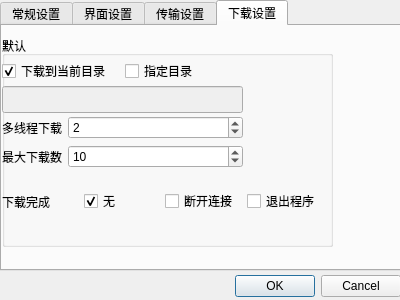
<?xml version="1.0" encoding="UTF-8"?>
<ui version="4.0">
 <class>setting</class>
 <widget class="QDialog" name="setting">
  <property name="geometry">
   <rect>
    <x>0</x>
    <y>0</y>
    <width>400</width>
    <height>300</height>
   </rect>
  </property>
  <property name="windowTitle">
   <string>设置</string>
  </property>
  <widget class="QDialogButtonBox" name="buttonBox">
   <property name="geometry">
    <rect>
     <x>60</x>
     <y>270</y>
     <width>341</width>
     <height>32</height>
    </rect>
   </property>
   <property name="orientation">
    <enum>Qt::Horizontal</enum>
   </property>
   <property name="standardButtons">
    <set>QDialogButtonBox::Cancel|QDialogButtonBox::Ok</set>
   </property>
  </widget>
  <widget class="QWidget" name="gridLayoutWidget">
   <property name="geometry">
    <rect>
     <x>0</x>
     <y>0</y>
     <width>401</width>
     <height>271</height>
    </rect>
   </property>
   <layout class="QGridLayout" name="gridLayout">
    <item row="0" column="0">
     <widget class="QTabWidget" name="tabWidget">
      <property name="currentIndex">
       <number>3</number>
      </property>
      <property name="movable">
       <bool>true</bool>
      </property>
      <widget class="QWidget" name="tab">
       <attribute name="title">
        <string>常规设置</string>
       </attribute>
       <widget class="QWidget" name="horizontalLayoutWidget">
        <property name="geometry">
         <rect>
          <x>0</x>
          <y>0</y>
          <width>281</width>
          <height>51</height>
         </rect>
        </property>
        <layout class="QHBoxLayout" name="horizontalLayout">
         <item>
          <widget class="QLabel" name="label">
           <property name="text">
            <string>默认匿名用户</string>
           </property>
          </widget>
         </item>
         <item>
          <widget class="QLineEdit" name="mPasvName">
           <property name="text">
            <string>your@email</string>
           </property>
          </widget>
         </item>
        </layout>
       </widget>
       <widget class="QWidget" name="verticalLayoutWidget">
        <property name="geometry">
         <rect>
          <x>0</x>
          <y>50</y>
          <width>191</width>
          <height>141</height>
         </rect>
        </property>
        <layout class="QVBoxLayout" name="verticalLayout">
         <item>
          <widget class="QCheckBox" name="mAutoSave">
           <property name="text">
            <string>自动保存用户名和密码</string>
           </property>
           <property name="checked">
            <bool>true</bool>
           </property>
          </widget>
         </item>
         <item>
          <widget class="QCheckBox" name="mDisplaySite_2">
           <property name="text">
            <string>启动时显示站点列表</string>
           </property>
          </widget>
         </item>
         <item>
          <widget class="QCheckBox" name="mIsExit">
           <property name="text">
            <string>退出时确认</string>
           </property>
          </widget>
         </item>
         <item>
          <widget class="QCheckBox" name="mDelete">
           <property name="text">
            <string>删除时确认</string>
           </property>
          </widget>
         </item>
        </layout>
       </widget>
      </widget>
      <widget class="QWidget" name="tab_2">
       <attribute name="title">
        <string>界面设置</string>
       </attribute>
       <widget class="QWidget" name="verticalLayoutWidget_2">
        <property name="geometry">
         <rect>
          <x>70</x>
          <y>0</y>
          <width>227</width>
          <height>151</height>
         </rect>
        </property>
        <layout class="QVBoxLayout" name="verticalLayout_3">
         <item>
          <widget class="QCheckBox" name="mDisplayLog">
           <property name="text">
            <string>是否显示日志</string>
           </property>
          </widget>
         </item>
         <item>
          <widget class="QCheckBox" name="mLoadLastTask">
           <property name="text">
            <string>是否自动加载上次未完成任务</string>
           </property>
          </widget>
         </item>
        </layout>
       </widget>
      </widget>
      <widget class="QWidget" name="tab_3">
       <attribute name="title">
        <string>传输设置</string>
       </attribute>
       <widget class="QGroupBox" name="groupBox">
        <property name="geometry">
         <rect>
          <x>10</x>
          <y>20</y>
          <width>211</width>
          <height>151</height>
         </rect>
        </property>
        <property name="title">
         <string>默认</string>
        </property>
        <property name="flat">
         <bool>true</bool>
        </property>
        <widget class="QWidget" name="formLayoutWidget">
         <property name="geometry">
          <rect>
           <x>0</x>
           <y>30</y>
           <width>211</width>
           <height>111</height>
          </rect>
         </property>
         <layout class="QFormLayout" name="formLayout">
          <item row="0" column="0">
           <widget class="QLabel" name="label_2">
            <property name="text">
             <string>缓存保留天数</string>
            </property>
           </widget>
          </item>
          <item row="0" column="1">
           <widget class="QSpinBox" name="spinBox">
            <property name="singleStep">
             <number>1</number>
            </property>
            <property name="value">
             <number>4</number>
            </property>
           </widget>
          </item>
          <item row="1" column="0">
           <widget class="QLabel" name="label_4">
            <property name="text">
             <string>最大重试次数</string>
            </property>
           </widget>
          </item>
          <item row="1" column="1">
           <widget class="QSpinBox" name="spinBox_3">
            <property name="value">
             <number>3</number>
            </property>
           </widget>
          </item>
          <item row="2" column="0">
           <widget class="QLabel" name="label_6">
            <property name="text">
             <string>登录失败请求延时</string>
            </property>
           </widget>
          </item>
          <item row="2" column="1">
           <widget class="QSpinBox" name="spinBox_5">
            <property name="value">
             <number>60</number>
            </property>
           </widget>
          </item>
         </layout>
        </widget>
       </widget>
      </widget>
      <widget class="QWidget" name="tab_4">
       <attribute name="title">
        <string>下载设置</string>
       </attribute>
       <widget class="QGroupBox" name="groupBox_2">
        <property name="geometry">
         <rect>
          <x>0</x>
          <y>10</y>
          <width>331</width>
          <height>211</height>
         </rect>
        </property>
        <property name="title">
         <string>默认</string>
        </property>
        <widget class="QWidget" name="horizontalLayoutWidget_2">
         <property name="geometry">
          <rect>
           <x>0</x>
           <y>20</y>
           <width>240</width>
           <height>31</height>
          </rect>
         </property>
         <layout class="QHBoxLayout" name="horizontalLayout_2">
          <item>
           <widget class="QCheckBox" name="mCurrDir">
            <property name="text">
             <string>下载到当前目录</string>
            </property>
            <property name="checked">
             <bool>true</bool>
            </property>
           </widget>
          </item>
          <item>
           <widget class="QCheckBox" name="mSelectDir">
            <property name="text">
             <string>指定目录</string>
            </property>
           </widget>
          </item>
         </layout>
         <zorder>mCurrDir</zorder>
         <zorder>mSelectDir</zorder>
        </widget>
        <widget class="QLineEdit" name="mDownloadDir">
         <property name="enabled">
          <bool>false</bool>
         </property>
         <property name="geometry">
          <rect>
           <x>0</x>
           <y>50</y>
           <width>241</width>
           <height>27</height>
          </rect>
         </property>
        </widget>
        <widget class="QWidget" name="formLayoutWidget_2">
         <property name="geometry">
          <rect>
           <x>0</x>
           <y>80</y>
           <width>241</width>
           <height>62</height>
          </rect>
         </property>
         <layout class="QFormLayout" name="formLayout_3">
          <item row="0" column="0">
           <widget class="QLabel" name="label_7">
            <property name="text">
             <string>多线程下载</string>
            </property>
           </widget>
          </item>
          <item row="0" column="1">
           <widget class="QSpinBox" name="spinBox_6">
            <property name="minimum">
             <number>1</number>
            </property>
            <property name="maximum">
             <number>5</number>
            </property>
            <property name="value">
             <number>2</number>
            </property>
           </widget>
          </item>
          <item row="1" column="0">
           <widget class="QLabel" name="label_8">
            <property name="text">
             <string>最大下载数</string>
            </property>
           </widget>
          </item>
          <item row="1" column="1">
           <widget class="QSpinBox" name="spinBox_7">
            <property name="minimum">
             <number>1</number>
            </property>
            <property name="value">
             <number>10</number>
            </property>
           </widget>
          </item>
         </layout>
        </widget>
        <widget class="QWidget" name="horizontalLayoutWidget_3">
         <property name="geometry">
          <rect>
           <x>0</x>
           <y>140</y>
           <width>320</width>
           <height>51</height>
          </rect>
         </property>
         <layout class="QHBoxLayout" name="horizontalLayout_4">
          <item>
           <widget class="QLabel" name="label_9">
            <property name="text">
             <string>下载完成</string>
            </property>
           </widget>
          </item>
          <item>
           <widget class="QCheckBox" name="mNothing">
            <property name="text">
             <string>无</string>
            </property>
            <property name="checked">
             <bool>true</bool>
            </property>
           </widget>
          </item>
          <item>
           <widget class="QCheckBox" name="mDisConnect">
            <property name="text">
             <string>断开连接</string>
            </property>
           </widget>
          </item>
          <item>
           <widget class="QCheckBox" name="mExitFtp">
            <property name="text">
             <string>退出程序</string>
            </property>
           </widget>
          </item>
         </layout>
        </widget>
       </widget>
      </widget>
     </widget>
    </item>
   </layout>
  </widget>
 </widget>
 <resources/>
 <connections>
  <connection>
   <sender>buttonBox</sender>
   <signal>accepted()</signal>
   <receiver>setting</receiver>
   <slot>accept()</slot>
   <hints>
    <hint type="sourcelabel">
     <x>248</x>
     <y>254</y>
    </hint>
    <hint type="destinationlabel">
     <x>157</x>
     <y>274</y>
    </hint>
   </hints>
  </connection>
  <connection>
   <sender>buttonBox</sender>
   <signal>rejected()</signal>
   <receiver>setting</receiver>
   <slot>reject()</slot>
   <hints>
    <hint type="sourcelabel">
     <x>316</x>
     <y>260</y>
    </hint>
    <hint type="destinationlabel">
     <x>286</x>
     <y>274</y>
    </hint>
   </hints>
  </connection>
 </connections>
</ui>
